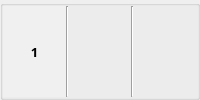
                      <widget class="QGroupBox" name="groupBox_45">
                       <property name="title">
                        <string/>
                       </property>
                       <layout class="QHBoxLayout" name="horizontalLayout_40">
                        <property name="spacing">
                         <number>0</number>
                        </property>
                        <property name="leftMargin">
                         <number>0</number>
                        </property>
                        <property name="topMargin">
                         <number>0</number>
                        </property>
                        <property name="rightMargin">
                         <number>0</number>
                        </property>
                        <property name="bottomMargin">
                         <number>0</number>
                        </property>
                        <item>
                         <widget class="QLabel" name="label_10">
                          <property name="maximumSize">
                           <size>
                            <width>82</width>
                            <height>16777215</height>
                           </size>
                          </property>
                          <property name="font">
                           <font>
                            <family>나눔고딕</family>
                            <pointsize>10</pointsize>
                            <weight>75</weight>
                            <bold>true</bold>
                           </font>
                          </property>
                          <property name="styleSheet">
                           <string notr="true">background-color : rgb(240, 240, 240)</string>
                          </property>
                          <property name="text">
                           <string>1</string>
                          </property>
                          <property name="alignment">
                           <set>Qt::AlignCenter</set>
                          </property>
                          <property name="margin">
                           <number>0</number>
                          </property>
                         </widget>
                        </item>
                        <item>
                         <widget class="Line" name="line_97">
                          <property name="orientation">
                           <enum>Qt::Vertical</enum>
                          </property>
                         </widget>
                        </item>
                        <item>
                         <widget class="QLabel" name="nielsen_App_Name1">
                          <property name="font">
                           <font>
                            <family>나눔고딕</family>
                            <pointsize>10</pointsize>
                           </font>
                          </property>
                          <property name="text">
                           <string/>
                          </property>
                          <property name="margin">
                           <number>0</number>
                          </property>
                         </widget>
                        </item>
                        <item>
                         <widget class="Line" name="line_98">
                          <property name="orientation">
                           <enum>Qt::Vertical</enum>
                          </property>
                         </widget>
                        </item>
                        <item>
                         <widget class="QLabel" name="nielsen_App_User1">
                          <property name="maximumSize">
                           <size>
                            <width>150</width>
                            <height>16777215</height>
                           </size>
                          </property>
                          <property name="font">
                           <font>
                            <family>나눔고딕</family>
                            <pointsize>10</pointsize>
                           </font>
                          </property>
                          <property name="text">
                           <string/>
                          </property>
                          <property name="alignment">
                           <set>Qt::AlignCenter</set>
                          </property>
                         </widget>
                        </item>
                       </layout>
                      </widget>
